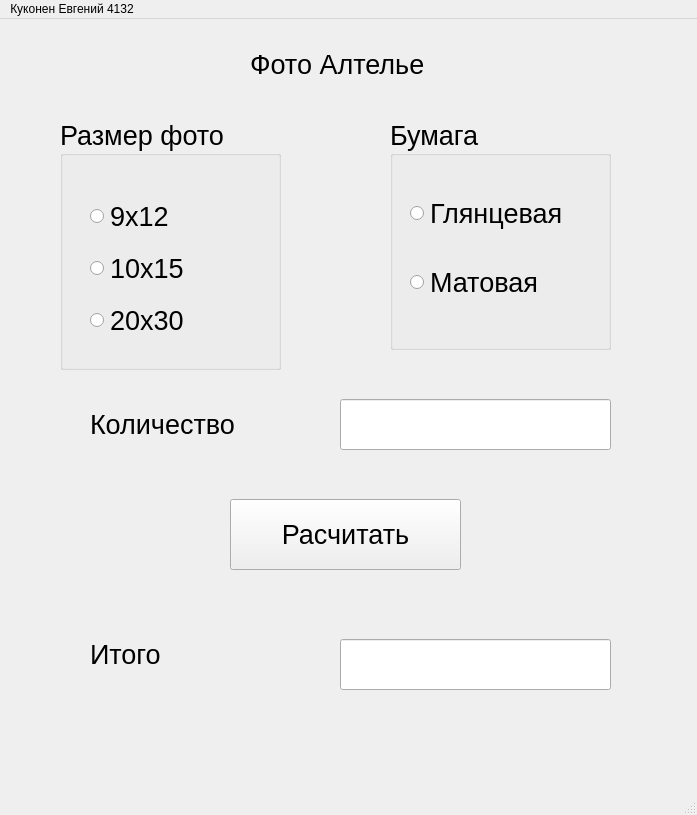
<?xml version="1.0" encoding="UTF-8"?>
<ui version="4.0">
 <class>MainWindow</class>
 <widget class="QMainWindow" name="MainWindow">
  <property name="geometry">
   <rect>
    <x>0</x>
    <y>0</y>
    <width>697</width>
    <height>815</height>
   </rect>
  </property>
  <property name="windowTitle">
   <string>MainWindow</string>
  </property>
  <widget class="QWidget" name="centralwidget">
   <widget class="QLabel" name="label">
    <property name="geometry">
     <rect>
      <x>250</x>
      <y>10</y>
      <width>211</width>
      <height>71</height>
     </rect>
    </property>
    <property name="font">
     <font>
      <pointsize>20</pointsize>
     </font>
    </property>
    <property name="text">
     <string>Фото Алтелье</string>
    </property>
   </widget>
   <widget class="QGroupBox" name="groupBox">
    <property name="geometry">
     <rect>
      <x>60</x>
      <y>100</y>
      <width>221</width>
      <height>251</height>
     </rect>
    </property>
    <property name="font">
     <font>
      <pointsize>20</pointsize>
     </font>
    </property>
    <property name="title">
     <string>Размер фото</string>
    </property>
    <widget class="QWidget" name="layoutWidget">
     <property name="geometry">
      <rect>
       <x>30</x>
       <y>70</y>
       <width>113</width>
       <height>160</height>
      </rect>
     </property>
     <layout class="QVBoxLayout" name="verticalLayout">
      <item>
       <widget class="QRadioButton" name="r1_1">
        <property name="text">
         <string>9x12</string>
        </property>
       </widget>
      </item>
      <item>
       <widget class="QRadioButton" name="r1_2">
        <property name="text">
         <string>10x15</string>
        </property>
       </widget>
      </item>
      <item>
       <widget class="QRadioButton" name="r1_3">
        <property name="text">
         <string>20x30</string>
        </property>
       </widget>
      </item>
     </layout>
    </widget>
   </widget>
   <widget class="QGroupBox" name="groupBox_2">
    <property name="geometry">
     <rect>
      <x>390</x>
      <y>100</y>
      <width>221</width>
      <height>231</height>
     </rect>
    </property>
    <property name="font">
     <font>
      <pointsize>20</pointsize>
     </font>
    </property>
    <property name="title">
     <string>Бумага</string>
    </property>
    <widget class="QWidget" name="layoutWidget_2">
     <property name="geometry">
      <rect>
       <x>20</x>
       <y>50</y>
       <width>183</width>
       <height>160</height>
      </rect>
     </property>
     <layout class="QVBoxLayout" name="verticalLayout_3">
      <item>
       <widget class="QRadioButton" name="r2_1">
        <property name="text">
         <string>Глянцевая</string>
        </property>
       </widget>
      </item>
      <item>
       <widget class="QRadioButton" name="r2_2">
        <property name="text">
         <string>Матовая</string>
        </property>
       </widget>
      </item>
     </layout>
    </widget>
   </widget>
   <widget class="QLabel" name="label_2">
    <property name="geometry">
     <rect>
      <x>90</x>
      <y>380</y>
      <width>181</width>
      <height>51</height>
     </rect>
    </property>
    <property name="font">
     <font>
      <pointsize>20</pointsize>
     </font>
    </property>
    <property name="text">
     <string>Количество</string>
    </property>
   </widget>
   <widget class="QLineEdit" name="count">
    <property name="geometry">
     <rect>
      <x>340</x>
      <y>380</y>
      <width>271</width>
      <height>51</height>
     </rect>
    </property>
    <property name="font">
     <font>
      <pointsize>20</pointsize>
     </font>
    </property>
    <property name="text">
     <string/>
    </property>
   </widget>
   <widget class="QPushButton" name="btn">
    <property name="geometry">
     <rect>
      <x>230</x>
      <y>480</y>
      <width>231</width>
      <height>71</height>
     </rect>
    </property>
    <property name="font">
     <font>
      <pointsize>20</pointsize>
     </font>
    </property>
    <property name="text">
     <string>Расчитать</string>
    </property>
   </widget>
   <widget class="QLineEdit" name="result">
    <property name="geometry">
     <rect>
      <x>340</x>
      <y>620</y>
      <width>271</width>
      <height>51</height>
     </rect>
    </property>
    <property name="font">
     <font>
      <pointsize>20</pointsize>
     </font>
    </property>
    <property name="text">
     <string/>
    </property>
    <property name="readOnly">
     <bool>true</bool>
    </property>
   </widget>
   <widget class="QLabel" name="label_3">
    <property name="geometry">
     <rect>
      <x>90</x>
      <y>610</y>
      <width>181</width>
      <height>51</height>
     </rect>
    </property>
    <property name="font">
     <font>
      <pointsize>20</pointsize>
     </font>
    </property>
    <property name="text">
     <string>Итого</string>
    </property>
   </widget>
   <widget class="QLabel" name="discont">
    <property name="geometry">
     <rect>
      <x>80</x>
      <y>690</y>
      <width>531</width>
      <height>51</height>
     </rect>
    </property>
    <property name="font">
     <font>
      <pointsize>20</pointsize>
     </font>
    </property>
    <property name="text">
     <string/>
    </property>
   </widget>
  </widget>
  <widget class="QMenuBar" name="menubar">
   <property name="geometry">
    <rect>
     <x>0</x>
     <y>0</y>
     <width>697</width>
     <height>26</height>
    </rect>
   </property>
   <widget class="QMenu" name="menu_4132">
    <property name="title">
     <string>Куконен Евгений 4132</string>
    </property>
   </widget>
   <addaction name="menu_4132"/>
  </widget>
  <widget class="QStatusBar" name="statusbar"/>
 </widget>
 <resources/>
 <connections/>
</ui>
